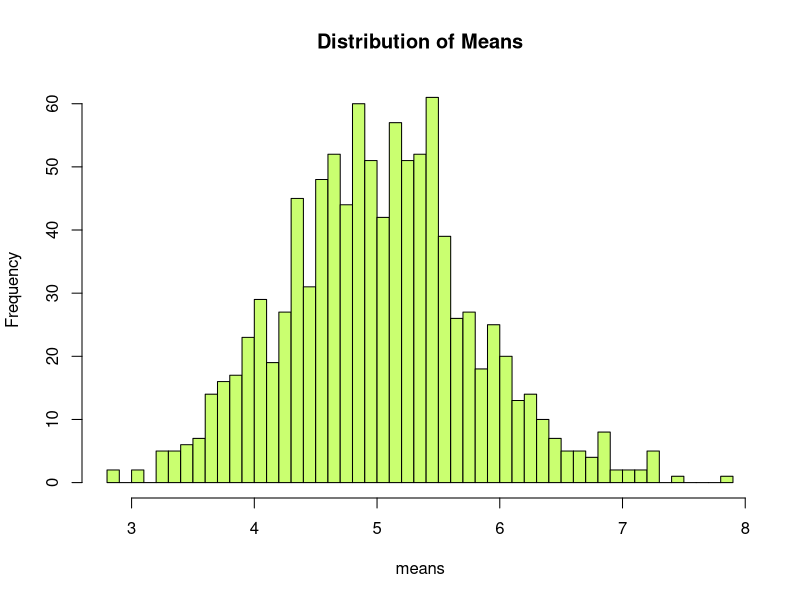
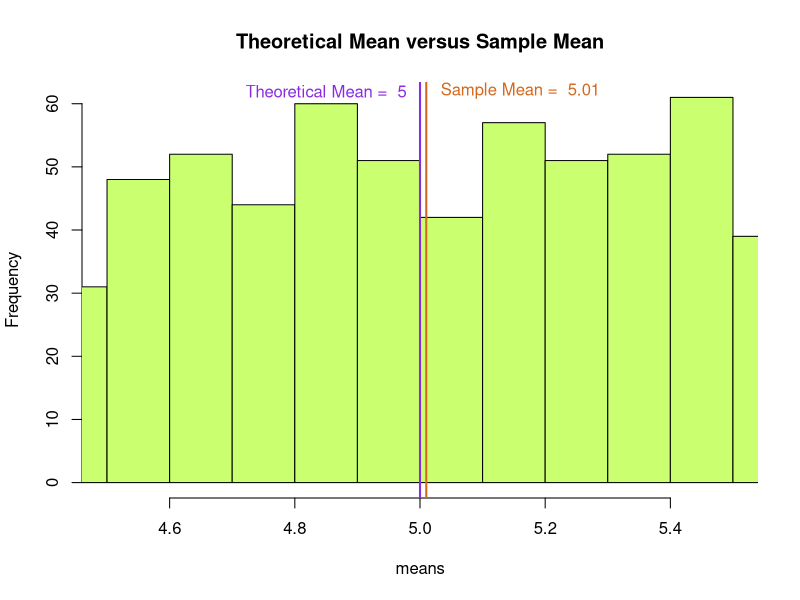
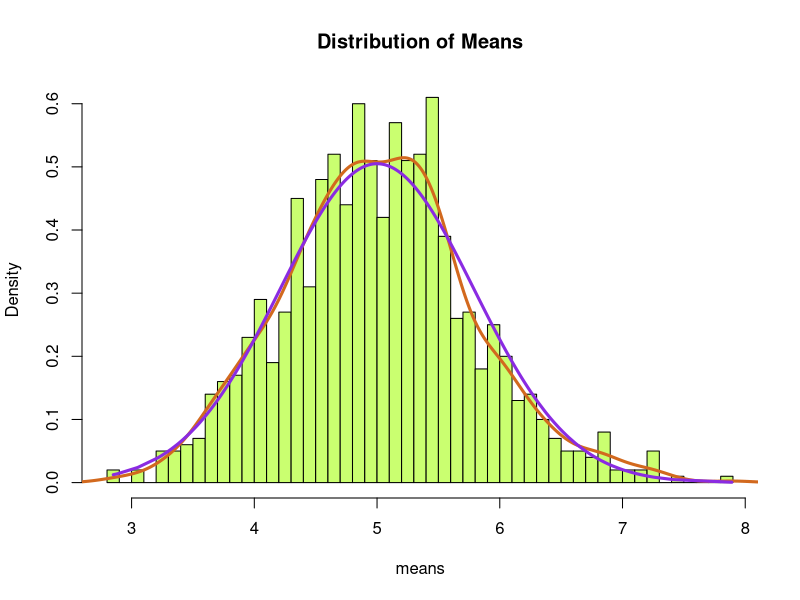

These charts were generated, in order, by the following R code:
## ---- chunk 1
knitr::opts_chunk$set(echo = TRUE)
## ---- chunk 2
set.seed(12)
lambda <- 0.2
n <- 40
sims <- 1000
## ---- chunk 3
reps <- replicate(sims, rexp(n, lambda))
means <- apply(reps, 2, mean)
hist(means, breaks = 40, main="Distribution of Means", col = "darkolivegreen1")
## ---- chunk 4
hist(means, xlim = c(4.5,5.5), col="darkolivegreen1", main="Theoretical Mean versus Sample Mean", breaks=40)
abline(v=mean(means), lwd="2", col="chocolate")
abline(v = 1/lambda, lwd="2", col="blueviolet")
text(4.85, 62,  paste("Theoretical Mean = ",1/lambda), col="blueviolet")
text(5.16, 62, paste("Sample Mean = ",round(mean(means),4)), col="chocolate")
## ---- chunk 5
print(paste("Theoretical Standard Deviation:", (1/lambda)/sqrt(n)))
print(paste("Sample Standard Deviation:", sd(means)))
print(paste("Theoretical Variance:",((1/lambda)/sqrt(n))^2))
print(paste("Sample Variance:", sd(means)^2))
## ---- chunk 6
hist(means, prob=TRUE, col="darkolivegreen1", main="Distribution of Means", breaks=40)
lines(density(means), lwd=3, col="chocolate")
lines(means[order(means)],dnorm(means[order(means)],5,0.79), lwd = 3, col = "blueviolet")
